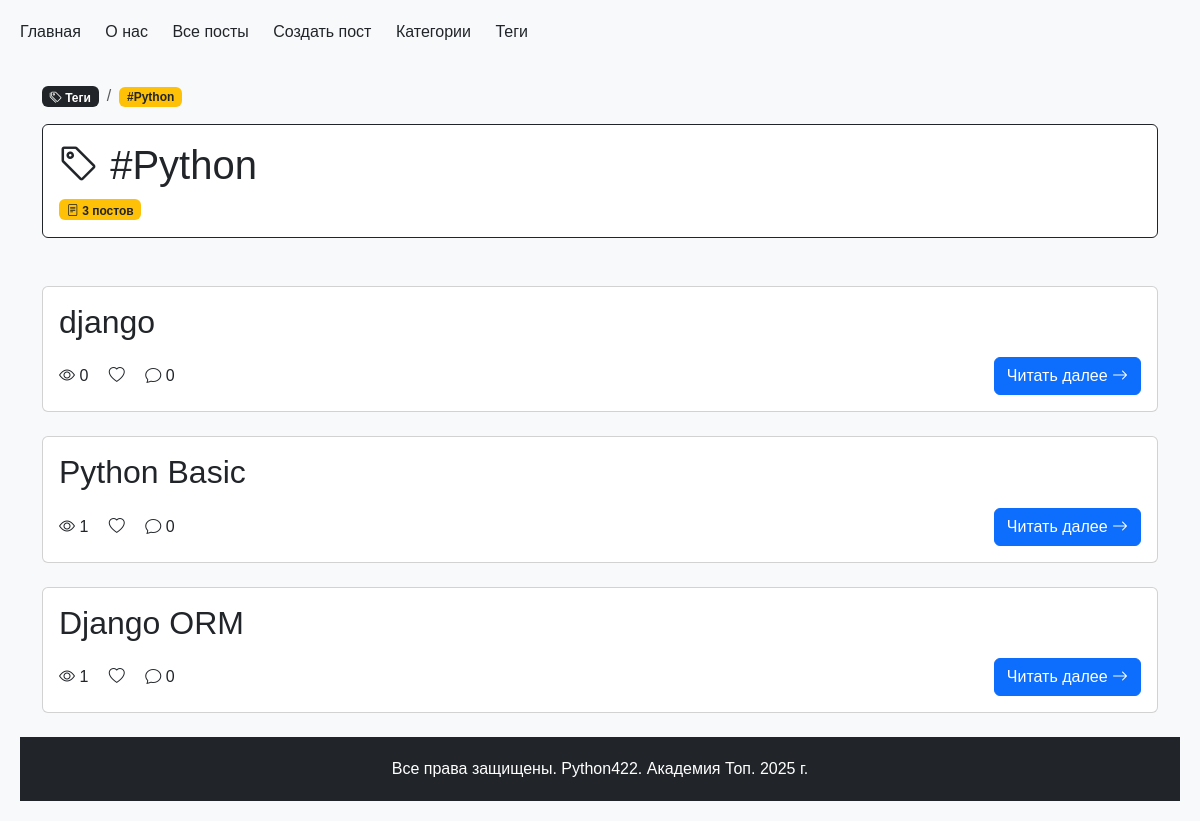
The app's page /posts/tags/python/, older data.
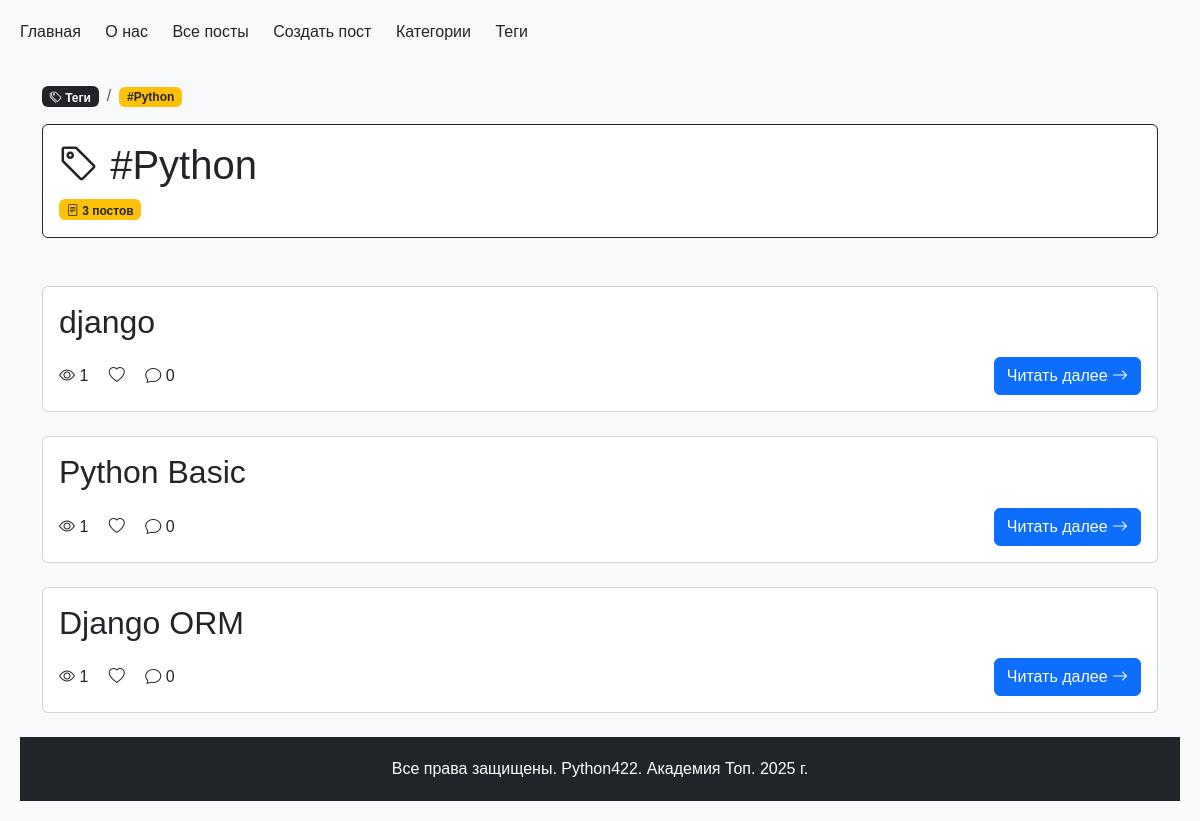
The same page, newer data.
### python_blog/models.py (models this page shows, shortened)
class Post(models.Model):
    STATUS_CHOICES = [
        ("draft", "Черновик"),
        ("review", "На проверке"),
        ("reviewed", "Проверено"),
        ("published", "Опубликовано"),
    ]
    title = models.CharField(max_length=100, unique=True, verbose_name="Заголовок")
    slug = models.SlugField(max_length=250, unique=True, verbose_name="Слаг", blank=True, null=True)
    content = models.TextField(verbose_name="Контент")
    author = models.ForeignKey(get_user_model(), on_delete=models.CASCADE, verbose_name="Автор", related_name="posts", default=None, null=True)
    created_at = models.DateTimeField(auto_now_add=True, verbose_name="Дата создания")
    updated_at = models.DateTimeField(auto_now=True, verbose_name="Дата обновления")
    views = models.PositiveIntegerField(default=0, verbose_name="Просмотры")
    status = models.CharField(
        max_length=10, choices=STATUS_CHOICES, default="review", verbose_name="Статус"
    )
    category = models.ForeignKey(
        "Category",  # Ссылка на модель Category
        on_delete=models.SET_NULL,  # При удалении категории, установить значение NULL
        blank=True,  # Не требуем в формах заполнения
        null=True,  # Разрешаем значение NULL в базе данных
        related_name="posts",  # Имя обратной связи
        default=None,  # По умолчанию значение NULL
        verbose_name="Категория",
    )
    tags = models.ManyToManyField("Tag", related_name="posts", verbose_name="Теги")
    class Meta:
        ordering = ["-created_at"]
        verbose_name = "Пост"
        verbose_name_plural = "Посты"

### python_blog/views.py (the view)
# urls.py: path("tags/<slug:tag_slug>/", tag_detail, name="tag_detail"),
def tag_detail(request, tag_slug):
    tag = Tag.objects.get(slug=tag_slug)
    posts = tag.posts.all()
    context = {
        "tag": tag,
        "posts": posts,
        "title": f"Тег: {tag.name}",
        "active_menu": "tags",  # Добавляем флаг активного меню
    }
    return render(request, "tag_detail.html", context)

### python_blog/context_processors.py (called while the page is built)
def menu_items(request):
    menu = [
        {"title": "Главная", "url_name": "main"},
        {"title": "О нас", "url_name": "about"},
        {"title": "Все посты", "url_name": "blog:posts"},
        {"title": "Создать пост", "url_name": "blog:post_create"},
        {"title": "Категории", "url_name": "blog:categories"},
        {"title": "Теги", "url_name": "blog:tags"},
    ]
    current_url_name = request.resolver_match.view_name
    for item in menu:
        item['is_active'] = current_url_name == item['url_name']
    return {'menu_items': menu}

### python_blog/templates/tag_detail.html (shortened to what this page needs)
{% extends "base.html" %}
{% block content %}
<div class="container mt-4">
    <div class="row mb-4">
        <div class="col-12">
            <nav aria-label="breadcrumb">
                <ol class="breadcrumb d-flex align-items-center">
                    <li class="breadcrumb-item">
                        <a href="{% url 'blog:tags' %}" class="badge bg-dark text-white text-decoration-none">
                            <i class="bi bi-tags"></i> Теги
                        </a>
                    </li>
                    <li class="breadcrumb-item">
                        <span class="badge bg-warning text-dark">#{{ tag.name }}</span>
                    </li>
                </ol>
            </nav>
            <div class="card border-dark mb-4">
                <div class="card-body">
                    <h1 class="card-title text-dark">
                        <i class="bi bi-tag"></i> #{{ tag.name }}
                    </h1>
                    <span class="badge bg-warning text-dark">
                        <i class="bi bi-file-text"></i> {{ tag.posts.count }} постов
                    </span>
                </div>
            </div>
        </div>
    </div>
    <div class="row">
        <div class="col-12">
            {% for post in posts %}
                {% include 'post_preview_include.html' %}
            {% empty %}
                <div class="alert alert-warning">
                    <i class="bi bi-info-circle"></i> С этим тегом пока нет постов
                </div>
            {% endfor %}
        </div>
    </div>
</div>
{% endblock %}

### python_blog/templates/post_preview_include.html (shortened to what this page needs)
<div class="card mb-4">
    <div class="card-body">
        <h2 class="card-title">{{ post.title }}</h2>
        <div class="d-flex justify-content-between align-items-center">
            <div class="stats">
                <span class="me-3"><i class="bi bi-eye"></i> {{ post.views }}</span>
                <span class="me-3"><i class="bi bi-heart"></i> {{ post.likes }}</span>
                <span><i class="bi bi-chat"></i> {{ post.comments|length }}</span>
            </div>
            <a href="{% url 'blog:post_detail' post.slug %}" class="btn btn-primary">
                Читать далее <i class="bi bi-arrow-right"></i>
            </a>
        </div>
    </div>
</div>

Row changes from the older to the newer data that the page shows:
changed Post "django": views "0" → "1"
